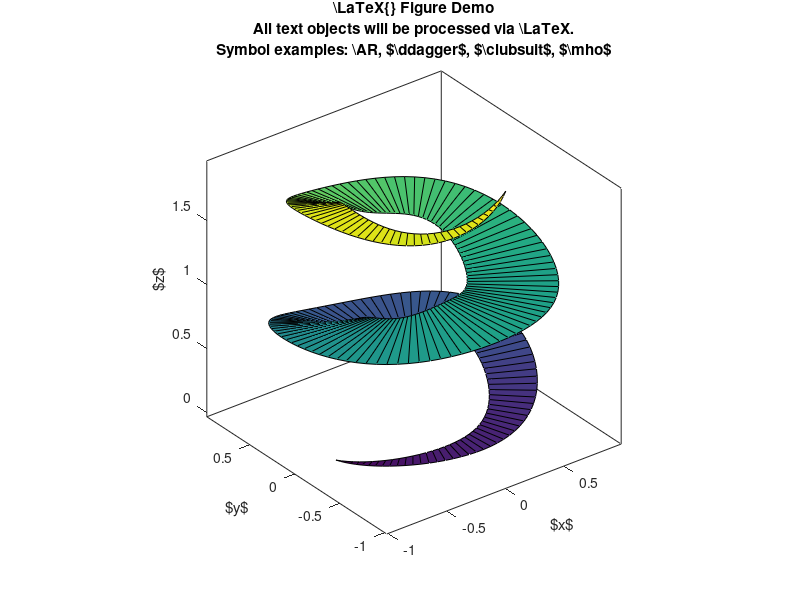

Recreate this plot in MATLAB. (Note: this script raises an error after producing the figure.)
clear
clc

%comment added

%create an interesting randomized corkscrew surface:
R1 = 0.35; R2 = 1; N=200; NN=2.33;
theta0 = rand*2*pi;
theta = linspace(theta0,theta0+NN*2*pi,N);
x1 = ((R1+R2)/2-(R2-R1)/2*sin((theta(:)-theta0)/2/NN)).*cos(theta(:));
y1 = ((R1+R2)/2-(R2-R1)/2*sin((theta(:)-theta0)/2/NN)).*sin(theta(:));
x2 = ((R1+R2)/2+(R2-R1)/2*sin((theta(:)-theta0)/2/NN)).*cos(theta(:));
y2 = ((R1+R2)/2+(R2-R1)/2*sin((theta(:)-theta0)/2/NN)).*sin(theta(:));
z = linspace(0,2,N)';
% z = zeros(size(theta(:)));
for i=1:7
    z = z+(rand-.5)/10*sin(i*theta(:)/NN)+(rand-.5)/10*cos(i*theta(:)/NN);
end

figure(1)

% Set the default interpreter to 'none' to avoid warnings from matlab's TeX
% interpreter 
set(1,'DefaultTextInterpreter','none');

set(1,'position',[100 100 560 420])
clf
h = surf([x1 x2],[y1 y2],[z z],[z z]);
xlabel('$x$')
ylabel('$y$')
zlabel('$z$')
title({'\LaTeX{} Figure Demo','All text objects will be processed via \LaTeX.','Symbol examples: \AR, $\ddagger$, $\clubsuit$, $\mho$'})

axis equal
box on
grid off
alpha(.8)
camlight %('headlight')
material shiny
shading interp
view(3)

% latex_fig( 1, 'outfile','-pdf','-png','-jpg','-tiff', ...
latex_fig( 1, 'outfile','-jpg', ...
           '-nocrop',...
           '-transparent',...
           '-rasterize', h, ...
           '-r150', ...
           '-latexpackages', {'\usepackage{amssymb}','\usepackage{ar}'}, ...
           '-crop', [.17 .05 .63 1.0] )
